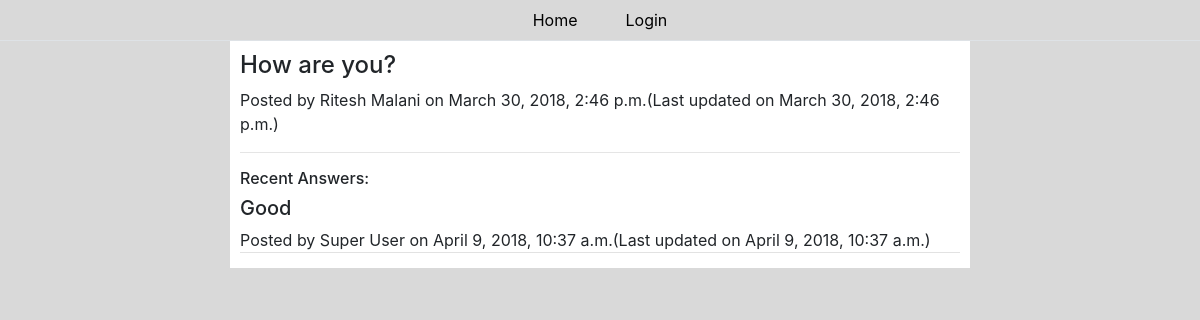
The page /quora/question/68/ on the database its author committed.
### quora/models.py (models this page shows, shortened)
class Post(models.Model):
    QUESTION = 1
    ANSWER = 2
    COMMENT = 3
    post_type_id = models.IntegerField(null=False)
    description = models.TextField()
    posted_on = models.DateTimeField('date posted', auto_now_add=True)
    last_updated = models.DateTimeField('date updated', auto_now_add=True)
    up_votes = models.IntegerField(default=0)
    down_votes = models.IntegerField(default=0)
    parent = models.ForeignKey('Post', on_delete=models.CASCADE, null=True)
    posted_by = models.ForeignKey(User)
    def answers(self):
        return self.post_set.filter(post_type_id = self.ANSWER).order_by('-last_updated')
    def comments(self):
        return self.post_set.filter(post_type_id = self.COMMENT).order_by('-last_updated')

### quora/views/question.py (the view)
# urls.py: url(r'^question/(?P<post_id>[0-9]+)/$', question.question, name='question_detail'),
def question(request, post_id):
        question = get_object_or_404(Post, pk = post_id, post_type_id = Post.QUESTION)
        answerform = PostForm()
        answerform.fields['description'].label= ""
        commentform = PostForm()
        commentform.fields['description'].label= ""
        return render(request, 'quora/question.html', {
            'post': question,
            'answers': question.answers(),
            'comments': question.comments(),
            'answerform': answerform,
            'commentform': commentform
            })

### quora/templates/quora/question.html (shortened to what this page needs)
{% extends './base.html' %}
{% block body %}
{% include "./nav-bar.html" %}
<div class="wrapper m-auto">
  <section class="post question">
    {% include "./post-details.html" with post=post description_style='h4' %}
  </section>
  <section class="thread">
    <hr />
    {% if answers %}
    <h6> Recent Answers: </h6>
    <ul>
      {% for answer in answers %}
      <li>
        <section class="post answer">
          {% include "./post-details.html" with post=answer description_style='h5'%}
        </section>
      </li>
      {% endfor %}
    </ul>
    {% endif %}
  </section>
</div>
{% endblock %}

### quora/templates/quora/post-details.html (shortened to what this page needs)
<p class={{description_style}}>{{ post.description }}</p>
<div class="post-details">
	Posted by {{ post.posted_by.get_full_name }} on {{ post.posted_on }}(Last updated on {{ post.last_updated }})
</div>

### quora/static/quora/style.css (style rules this page uses)
ul { list-style: none; padding: 0; margin: 0; }
body { background: #d9d9d9; }
.wrapper { width: 740px; padding: 10px; background: #ffffff; }
section .answer { margin: 5px 0px; padding: 0px; border-bottom: 1px solid #e2e2e2; }

### rows shown on the page
Post: description "How are you?", posted_by.get_full_name "Ritesh Malani", posted_on "March 30, 2018, 2:46 p.m.", last_updated "March 30, 2018, 2:46 p.m."
Post: description "Good", posted_by.get_full_name "Super User", posted_on "April 9, 2018, 10:37 a.m.", last_updated "April 9, 2018, 10:37 a.m."
